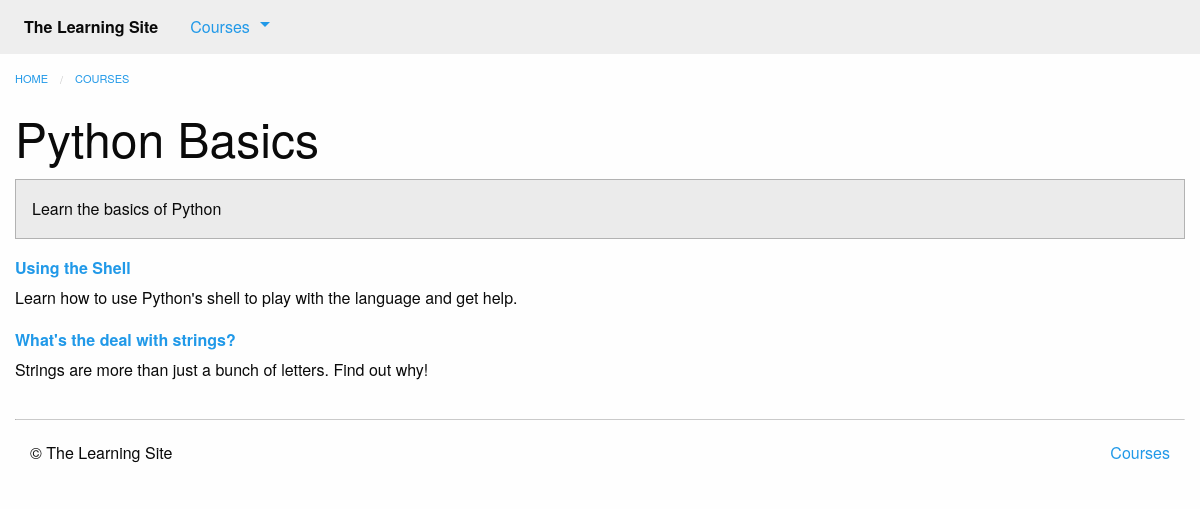
Before: /courses/1/ with the older database file.
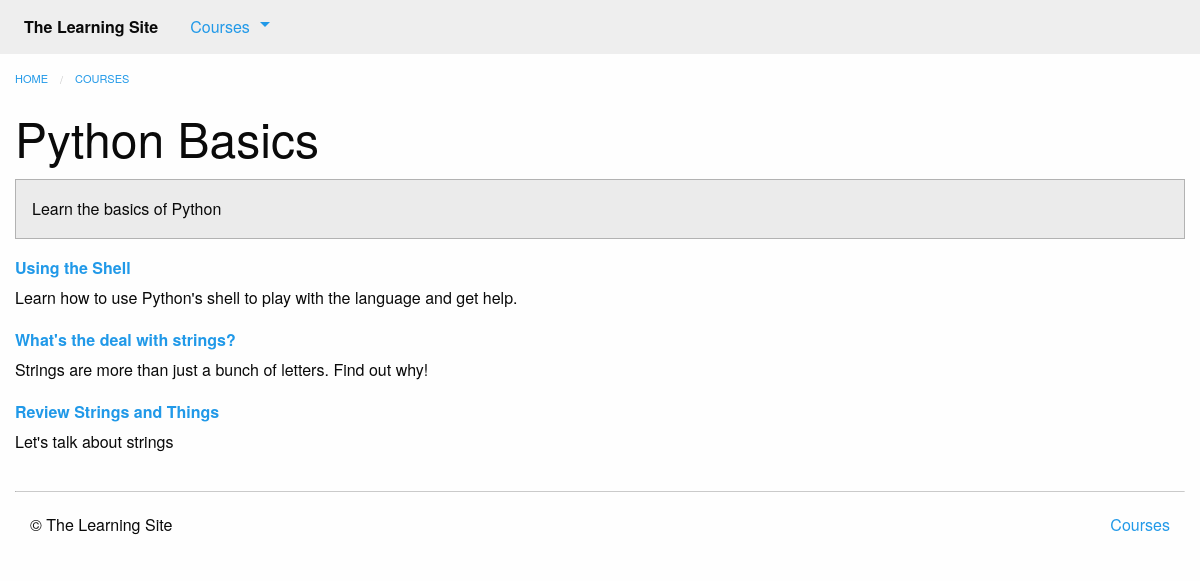
After: the same page with the newer database file.
### courses/models.py (models this page shows, shortened)
class Course(models.Model):
    created_at = models.DateTimeField(auto_now_add=True)
    title = models.CharField(max_length=255)
    description = models.TextField()

class Step(models.Model):
    title = models.CharField(max_length=255)
    description = models.TextField()
    order = models.IntegerField(default=0)
    course = models.ForeignKey(Course)
    class Meta:
        abstract = True
        ordering = ['order', ]

class Text(Step):
    content = models.TextField(blank=True, default='')
    def get_absolute_url(self):
        return reverse('courses:text', kwargs={
            'course_pk': self.course_id,  # == self.course.pk
            'step_pk': self.id  # == self.course.pk
        })

class Quiz(Step):
    total_questions = models.IntegerField(default=4)
    def get_absolute_url(self):
        return reverse('courses:quiz', kwargs={
            'course_pk': self.course_id,  # == self.course.pk
            'step_pk': self.id  # == self.course.pk
        })
    class Meta:
        verbose_name_plural = "Quizzes"

### courses/views.py (the view)
# urls.py: url(r'(?P<pk>\d+)/$', views.course_detail, name='detail'),
def course_detail(request, pk):
    course = get_object_or_404(models.Course, pk=pk)
    steps = sorted(chain(course.text_set.all(), course.quiz_set.all()),
                   key=lambda step: step.order)
    return render(request, 'courses/course_detail.html', {
        'course': course,
        'steps': steps
    })

### courses/templatetags/course_extras.py (called while the page is built)
@register.inclusion_tag('courses/course_nav.html')
def nav_courses_list():
    courses = Course.objects.all()[:5]
    return {'courses': courses}

@register.filter('markdown_to_html')
def markdown_to_html(markdown_text):
    html_body = markdown2.markdown(markdown_text)
    return mark_safe(html_body)

### courses/templates/courses/course_detail.html (shortened to what this page needs)
{% extends "courses/layout.html" %}
{% load course_extras %}
{% block content %}
    <div class="row columns">
        {{ block.super }}
        <article>
            <h1 class="">{{ course.title }}</h1>
            <div class="callout secondary">
                {{ course.description|markdown_to_html }}
            </div>
            <dl>
                {% for step in steps %}
                    <dt>
                        <a href="{{ step.get_absolute_url }}">{{ step.title }}</a>
                    </dt>
                    <dd>{{ step.description|markdown_to_html }}</dd>
                {% endfor %}
            </dl>
        </article>
    </div>
{% endblock %}

### courses/templates/courses/layout.html (shortened to what this page needs)
{% extends "layout.html" %}
{% block content %}
    <ul class="breadcrumbs">
        <li><a href="{% url 'home' %}">Home</a></li>
        <li><a href="{% url 'courses:list' %}">Courses</a></li>
    </ul>
{% endblock %}

### templates/layout.html (shortened to what this page needs)
<!doctype html>
{% load static from staticfiles %}
{% load course_extras %}
<html class="no-js" lang="en">
    <head>
        <link rel="stylesheet" href="{% static 'css/foundation.min.css' %}">
        <link rel="stylesheet" href="{% static 'css/layout.css' %}">
    </head>
    <body>
        <nav class="top-bar" role="navigation">
            <section class="top-bar-left">
                <ul class="dropdown menu" data-dropdown-menu role="menubar">
                    <li class="menu-text">The Learning Site</li>
                    <li class="has-submenu">
                        <a href="#">Courses</a>
                    </li>
                </ul>
            </section>
        </nav>
        {% block content %}{% endblock %}
        <footer class="row columns">
            <hr/>
            <div class="small-6 columns">
                <p>&copy; The Learning Site</p>
            </div>
            <div class="small-6 columns">
                <ul class="inline-list no-bullet float-right">
                    <li><a href="{% url 'courses:list' %}">Courses</a></li>
                </ul>
            </div>
        </footer>
    </body>
</html>

### assets/css/layout.css (style rules this page uses)
.top-bar { margin-bottom: 1rem; }

Changed rows visible on the page:
added Quiz: title "Review Strings and Things", description "Let's talk about strings"
